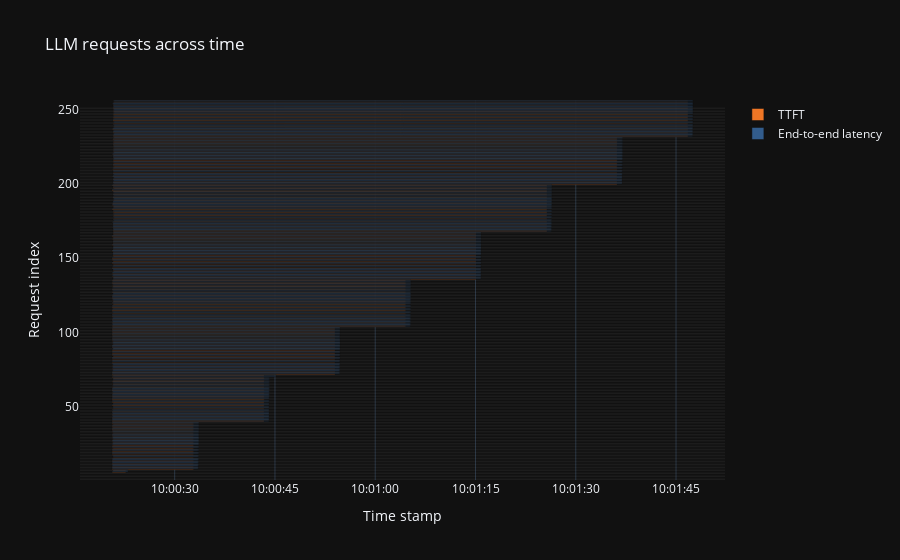

The cell this chart's notebook holds for it:
### Code cell
plot_requests_gantt_chart(df_user).show()

### Figure 1 — Plotly figure (JSON) as saved in the notebook; plotly's stock layout.template omitted (floating-point values rounded to 4 significant figures; data arrays with more than 128 entries replaced by an {"elided": "..."} marker saying what was removed)
{"data": [{"base": {"elided": "251 str values"}, "marker": {"color": "#ee7625"}, "name": "TTFT", "orientation": "h", "type": "bar", "x": {"elided": "251 float values"}, "y": {"elided": "251 int values"}}, {"base": {"elided": "251 str values"}, "marker": {"color": "#325c8c"}, "name": "End-to-end latency", "orientation": "h", "type": "bar", "x": {"elided": "251 float values"}, "y": {"elided": "251 int values"}}], "layout": {"shapes": [{"fillcolor": "grey", "line": {"width": 0}, "opacity": 0.1, "type": "rect", "x0": 0, "x1": 1, "xref": "x domain", "y0": 0.5, "y1": 1.5, "yref": "y"}, {"fillcolor": "grey", "line": {"width": 0}, "opacity": 0.1, "type": "rect", "x0": 0, "x1": 1, "xref": "x domain", "y0": 2.5, "y1": 3.5, "yref": "y"}, {"fillcolor": "grey", "line": {"width": 0}, "opacity": 0.1, "type": "rect", "x0": 0, "x1": 1, "xref": "x domain", "y0": 4.5, "y1": 5.5, "yref": "y"}, {"fillcolor": "grey", "line": {"width": 0}, "opacity": 0.1, "type": "rect", "x0": 0, "x1": 1, "xref": "x domain", "y0": 6.5, "y1": 7.5, "yref": "y"}, {"fillcolor": "grey", "line": {"width": 0}, "opacity": 0.1, "type": "rect", "x0": 0, "x1": 1, "xref": "x domain", "y0": 8.5, "y1": 9.5, "yref": "y"}, {"fillcolor": "grey", "line": {"width": 0}, "opacity": 0.1, "type": "rect", "x0": 0, "x1": 1, "xref": "x domain", "y0": 10.5, "y1": 11.5, "yref": "y"}, {"fillcolor": "grey", "line": {"width": 0}, "opacity": 0.1, "type": "rect", "x0": 0, "x1": 1, "xref": "x domain", "y0": 12.5, "y1": 13.5, "yref": "y"}, {"fillcolor": "grey", "line": {"width": 0}, "opacity": 0.1, "type": "rect", "x0": 0, "x1": 1, "xref": "x domain", "y0": 14.5, "y1": 15.5, "yref": "y"}, {"fillcolor": "grey", "line": {"width": 0}, "opacity": 0.1, "type": "rect", "x0": 0, "x1": 1, "xref": "x domain", "y0": 16.5, "y1": 17.5, "yref": "y"}, {"fillcolor": "grey", "line": {"width": 0}, "opacity": 0.1, "type": "rect", "x0": 0, "x1": 1, "xref": "x domain", "y0": 18.5, "y1": 19.5, "yref": "y"}, {"fillcolor": "grey", "line": {"width": 0}, "opacity": 0.1, "type": "rect", "x0": 0, "x1": 1, "xref": "x domain", "y0": 20.5, "y1": 21.5, "yref": "y"}, {"fillcolor": "grey", "line": {"width": 0}, "opacity": 0.1, "type": "rect", "x0": 0, "x1": 1, "xref": "x domain", "y0": 22.5, "y1": 23.5, "yref": "y"}, {"fillcolor": "grey", "line": {"width": 0}, "opacity": 0.1, "type": "rect", "x0": 0, "x1": 1, "xref": "x domain", "y0": 24.5, "y1": 25.5, "yref": "y"}, {"fillcolor": "grey", "line": {"width": 0}, "opacity": 0.1, "type": "rect", "x0": 0, "x1": 1, "xref": "x domain", "y0": 26.5, "y1": 27.5, "yref": "y"}, {"fillcolor": "grey", "line": {"width": 0}, "opacity": 0.1, "type": "rect", "x0": 0, "x1": 1, "xref": "x domain", "y0": 28.5, "y1": 29.5, "yref": "y"}, {"fillcolor": "grey", "line": {"width": 0}, "opacity": 0.1, "type": "rect", "x0": 0, "x1": 1, "xref": "x domain", "y0": 30.5, "y1": 31.5, "yref": "y"}, {"fillcolor": "grey", "line": {"width": 0}, "opacity": 0.1, "type": "rect", "x0": 0, "x1": 1, "xref": "x domain", "y0": 32.5, "y1": 33.5, "yref": "y"}, {"fillcolor": "grey", "line": {"width": 0}, "opacity": 0.1, "type": "rect", "x0": 0, "x1": 1, "xref": "x domain", "y0": 34.5, "y1": 35.5, "yref": "y"}, {"fillcolor": "grey", "line": {"width": 0}, "opacity": 0.1, "type": "rect", "x0": 0, "x1": 1, "xref": "x domain", "y0": 36.5, "y1": 37.5, "yref": "y"}, {"fillcolor": "grey", "line": {"width": 0}, "opacity": 0.1, "type": "rect", "x0": 0, "x1": 1, "xref": "x domain", "y0": 38.5, "y1": 39.5, "yref": "y"}, {"fillcolor": "grey", "line": {"width": 0}, "opacity": 0.1, "type": "rect", "x0": 0, "x1": 1, "xref": "x domain", "y0": 40.5, "y1": 41.5, "yref": "y"}, {"fillcolor": "grey", "line": {"width": 0}, "opacity": 0.1, "type": "rect", "x0": 0, "x1": 1, "xref": "x domain", "y0": 42.5, "y1": 43.5, "yref": "y"}, {"fillcolor": "grey", "line": {"width": 0}, "opacity": 0.1, "type": "rect", "x0": 0, "x1": 1, "xref": "x domain", "y0": 44.5, "y1": 45.5, "yref": "y"}, {"fillcolor": "grey", "line": {"width": 0}, "opacity": 0.1, "type": "rect", "x0": 0, "x1": 1, "xref": "x domain", "y0": 46.5, "y1": 47.5, "yref": "y"}, {"fillcolor": "grey", "line": {"width": 0}, "opacity": 0.1, "type": "rect", "x0": 0, "x1": 1, "xref": "x domain", "y0": 48.5, "y1": 49.5, "yref": "y"}, {"fillcolor": "grey", "line": {"width": 0}, "opacity": 0.1, "type": "rect", "x0": 0, "x1": 1, "xref": "x domain", "y0": 50.5, "y1": 51.5, "yref": "y"}, {"fillcolor": "grey", "line": {"width": 0}, "opacity": 0.1, "type": "rect", "x0": 0, "x1": 1, "xref": "x domain", "y0": 52.5, "y1": 53.5, "yref": "y"}, {"fillcolor": "grey", "line": {"width": 0}, "opacity": 0.1, "type": "rect", "x0": 0, "x1": 1, "xref": "x domain", "y0": 54.5, "y1": 55.5, "yref": "y"}, {"fillcolor": "grey", "line": {"width": 0}, "opacity": 0.1, "type": "rect", "x0": 0, "x1": 1, "xref": "x domain", "y0": 56.5, "y1": 57.5, "yref": "y"}, {"fillcolor": "grey", "line": {"width": 0}, "opacity": 0.1, "type": "rect", "x0": 0, "x1": 1, "xref": "x domain", "y0": 58.5, "y1": 59.5, "yref": "y"}, {"fillcolor": "grey", "line": {"width": 0}, "opacity": 0.1, "type": "rect", "x0": 0, "x1": 1, "xref": "x domain", "y0": 60.5, "y1": 61.5, "yref": "y"}, {"fillcolor": "grey", "line": {"width": 0}, "opacity": 0.1, "type": "rect", "x0": 0, "x1": 1, "xref": "x domain", "y0": 62.5, "y1": 63.5, "yref": "y"}, {"fillcolor": "grey", "line": {"width": 0}, "opacity": 0.1, "type": "rect", "x0": 0, "x1": 1, "xref": "x domain", "y0": 64.5, "y1": 65.5, "yref": "y"}, {"fillcolor": "grey", "line": {"width": 0}, "opacity": 0.1, "type": "rect", "x0": 0, "x1": 1, "xref": "x domain", "y0": 66.5, "y1": 67.5, "yref": "y"}, {"fillcolor": "grey", "line": {"width": 0}, "opacity": 0.1, "type": "rect", "x0": 0, "x1": 1, "xref": "x domain", "y0": 68.5, "y1": 69.5, "yref": "y"}, {"fillcolor": "grey", "line": {"width": 0}, "opacity": 0.1, "type": "rect", "x0": 0, "x1": 1, "xref": "x domain", "y0": 70.5, "y1": 71.5, "yref": "y"}, {"fillcolor": "grey", "line": {"width": 0}, "opacity": 0.1, "type": "rect", "x0": 0, "x1": 1, "xref": "x domain", "y0": 72.5, "y1": 73.5, "yref": "y"}, {"fillcolor": "grey", "line": {"width": 0}, "opacity": 0.1, "type": "rect", "x0": 0, "x1": 1, "xref": "x domain", "y0": 74.5, "y1": 75.5, "yref": "y"}, {"fillcolor": "grey", "line": {"width": 0}, "opacity": 0.1, "type": "rect", "x0": 0, "x1": 1, "xref": "x domain", "y0": 76.5, "y1": 77.5, "yref": "y"}, {"fillcolor": "grey", "line": {"width": 0}, "opacity": 0.1, "type": "rect", "x0": 0, "x1": 1, "xref": "x domain", "y0": 78.5, "y1": 79.5, "yref": "y"}, {"fillcolor": "grey", "line": {"width": 0}, "opacity": 0.1, "type": "rect", "x0": 0, "x1": 1, "xref": "x domain", "y0": 80.5, "y1": 81.5, "yref": "y"}, {"fillcolor": "grey", "line": {"width": 0}, "opacity": 0.1, "type": "rect", "x0": 0, "x1": 1, "xref": "x domain", "y0": 82.5, "y1": 83.5, "yref": "y"}, {"fillcolor": "grey", "line": {"width": 0}, "opacity": 0.1, "type": "rect", "x0": 0, "x1": 1, "xref": "x domain", "y0": 84.5, "y1": 85.5, "yref": "y"}, {"fillcolor": "grey", "line": {"width": 0}, "opacity": 0.1, "type": "rect", "x0": 0, "x1": 1, "xref": "x domain", "y0": 86.5, "y1": 87.5, "yref": "y"}, {"fillcolor": "grey", "line": {"width": 0}, "opacity": 0.1, "type": "rect", "x0": 0, "x1": 1, "xref": "x domain", "y0": 88.5, "y1": 89.5, "yref": "y"}, {"fillcolor": "grey", "line": {"width": 0}, "opacity": 0.1, "type": "rect", "x0": 0, "x1": 1, "xref": "x domain", "y0": 90.5, "y1": 91.5, "yref": "y"}, {"fillcolor": "grey", "line": {"width": 0}, "opacity": 0.1, "type": "rect", "x0": 0, "x1": 1, "xref": "x domain", "y0": 92.5, "y1": 93.5, "yref": "y"}, {"fillcolor": "grey", "line": {"width": 0}, "opacity": 0.1, "type": "rect", "x0": 0, "x1": 1, "xref": "x domain", "y0": 94.5, "y1": 95.5, "yref": "y"}, {"fillcolor": "grey", "line": {"width": 0}, "opacity": 0.1, "type": "rect", "x0": 0, "x1": 1, "xref": "x domain", "y0": 96.5, "y1": 97.5, "yref": "y"}, {"fillcolor": "grey", "line": {"width": 0}, "opacity": 0.1, "type": "rect", "x0": 0, "x1": 1, "xref": "x domain", "y0": 98.5, "y1": 99.5, "yref": "y"}, {"fillcolor": "grey", "line": {"width": 0}, "opacity": 0.1, "type": "rect", "x0": 0, "x1": 1, "xref": "x domain", "y0": 100.5, "y1": 101.5, "yref": "y"}, {"fillcolor": "grey", "line": {"width": 0}, "opacity": 0.1, "type": "rect", "x0": 0, "x1": 1, "xref": "x domain", "y0": 102.5, "y1": 103.5, "yref": "y"}, {"fillcolor": "grey", "line": {"width": 0}, "opacity": 0.1, "type": "rect", "x0": 0, "x1": 1, "xref": "x domain", "y0": 104.5, "y1": 105.5, "yref": "y"}, {"fillcolor": "grey", "line": {"width": 0}, "opacity": 0.1, "type": "rect", "x0": 0, "x1": 1, "xref": "x domain", "y0": 106.5, "y1": 107.5, "yref": "y"}, {"fillcolor": "grey", "line": {"width": 0}, "opacity": 0.1, "type": "rect", "x0": 0, "x1": 1, "xref": "x domain", "y0": 108.5, "y1": 109.5, "yref": "y"}, {"fillcolor": "grey", "line": {"width": 0}, "opacity": 0.1, "type": "rect", "x0": 0, "x1": 1, "xref": "x domain", "y0": 110.5, "y1": 111.5, "yref": "y"}, {"fillcolor": "grey", "line": {"width": 0}, "opacity": 0.1, "type": "rect", "x0": 0, "x1": 1, "xref": "x domain", "y0": 112.5, "y1": 113.5, "yref": "y"}, {"fillcolor": "grey", "line": {"width": 0}, "opacity": 0.1, "type": "rect", "x0": 0, "x1": 1, "xref": "x domain", "y0": 114.5, "y1": 115.5, "yref": "y"}, {"fillcolor": "grey", "line": {"width": 0}, "opacity": 0.1, "type": "rect", "x0": 0, "x1": 1, "xref": "x domain", "y0": 116.5, "y1": 117.5, "yref": "y"}, {"fillcolor": "grey", "line": {"width": 0}, "opacity": 0.1, "type": "rect", "x0": 0, "x1": 1, "xref": "x domain", "y0": 118.5, "y1": 119.5, "yref": "y"}, {"fillcolor": "grey", "line": {"width": 0}, "opacity": 0.1, "type": "rect", "x0": 0, "x1": 1, "xref": "x domain", "y0": 120.5, "y1": 121.5, "yref": "y"}, {"fillcolor": "grey", "line": {"width": 0}, "opacity": 0.1, "type": "rect", "x0": 0, "x1": 1, "xref": "x domain", "y0": 122.5, "y1": 123.5, "yref": "y"}, {"fillcolor": "grey", "line": {"width": 0}, "opacity": 0.1, "type": "rect", "x0": 0, "x1": 1, "xref": "x domain", "y0": 124.5, "y1": 125.5, "yref": "y"}, {"fillcolor": "grey", "line": {"width": 0}, "opacity": 0.1, "type": "rect", "x0": 0, "x1": 1, "xref": "x domain", "y0": 126.5, "y1": 127.5, "yref": "y"}, {"fillcolor": "grey", "line": {"width": 0}, "opacity": 0.1, "type": "rect", "x0": 0, "x1": 1, "xref": "x domain", "y0": 128.5, "y1": 129.5, "yref": "y"}, {"fillcolor": "grey", "line": {"width": 0}, "opacity": 0.1, "type": "rect", "x0": 0, "x1": 1, "xref": "x domain", "y0": 130.5, "y1": 131.5, "yref": "y"}, {"fillcolor": "grey", "line": {"width": 0}, "opacity": 0.1, "type": "rect", "x0": 0, "x1": 1, "xref": "x domain", "y0": 132.5, "y1": 133.5, "yref": "y"}, {"fillcolor": "grey", "line": {"width": 0}, "opacity": 0.1, "type": "rect", "x0": 0, "x1": 1, "xref": "x domain", "y0": 134.5, "y1": 135.5, "yref": "y"}, {"fillcolor": "grey", "line": {"width": 0}, "opacity": 0.1, "type": "rect", "x0": 0, "x1": 1, "xref": "x domain", "y0": 136.5, "y1": 137.5, "yref": "y"}, {"fillcolor": "grey", "line": {"width": 0}, "opacity": 0.1, "type": "rect", "x0": 0, "x1": 1, "xref": "x domain", "y0": 138.5, "y1": 139.5, "yref": "y"}, {"fillcolor": "grey", "line": {"width": 0}, "opacity": 0.1, "type": "rect", "x0": 0, "x1": 1, "xref": "x domain", "y0": 140.5, "y1": 141.5, "yref": "y"}, {"fillcolor": "grey", "line": {"width": 0}, "opacity": 0.1, "type": "rect", "x0": 0, "x1": 1, "xref": "x domain", "y0": 142.5, "y1": 143.5, "yref": "y"}, {"fillcolor": "grey", "line": {"width": 0}, "opacity": 0.1, "type": "rect", "x0": 0, "x1": 1, "xref": "x domain", "y0": 144.5, "y1": 145.5, "yref": "y"}, {"fillcolor": "grey", "line": {"width": 0}, "opacity": 0.1, "type": "rect", "x0": 0, "x1": 1, "xref": "x domain", "y0": 146.5, "y1": 147.5, "yref": "y"}, {"fillcolor": "grey", "line": {"width": 0}, "opacity": 0.1, "type": "rect", "x0": 0, "x1": 1, "xref": "x domain", "y0": 148.5, "y1": 149.5, "yref": "y"}, {"fillcolor": "grey", "line": {"width": 0}, "opacity": 0.1, "type": "rect", "x0": 0, "x1": 1, "xref": "x domain", "y0": 150.5, "y1": 151.5, "yref": "y"}, {"fillcolor": "grey", "line": {"width": 0}, "opacity": 0.1, "type": "rect", "x0": 0, "x1": 1, "xref": "x domain", "y0": 152.5, "y1": 153.5, "yref": "y"}, {"fillcolor": "grey", "line": {"width": 0}, "opacity": 0.1, "type": "rect", "x0": 0, "x1": 1, "xref": "x domain", "y0": 154.5, "y1": 155.5, "yref": "y"}, {"fillcolor": "grey", "line": {"width": 0}, "opacity": 0.1, "type": "rect", "x0": 0, "x1": 1, "xref": "x domain", "y0": 156.5, "y1": 157.5, "yref": "y"}, {"fillcolor": "grey", "line": {"width": 0}, "opacity": 0.1, "type": "rect", "x0": 0, "x1": 1, "xref": "x domain", "y0": 158.5, "y1": 159.5, "yref": "y"}, {"fillcolor": "grey", "line": {"width": 0}, "opacity": 0.1, "type": "rect", "x0": 0, "x1": 1, "xref": "x domain", "y0": 160.5, "y1": 161.5, "yref": "y"}, {"fillcolor": "grey", "line": {"width": 0}, "opacity": 0.1, "type": "rect", "x0": 0, "x1": 1, "xref": "x domain", "y0": 162.5, "y1": 163.5, "yref": "y"}, {"fillcolor": "grey", "line": {"width": 0}, "opacity": 0.1, "type": "rect", "x0": 0, "x1": 1, "xref": "x domain", "y0": 164.5, "y1": 165.5, "yref": "y"}, {"fillcolor": "grey", "line": {"width": 0}, "opacity": 0.1, "type": "rect", "x0": 0, "x1": 1, "xref": "x domain", "y0": 166.5, "y1": 167.5, "yref": "y"}, {"fillcolor": "grey", "line": {"width": 0}, "opacity": 0.1, "type": "rect", "x0": 0, "x1": 1, "xref": "x domain", "y0": 168.5, "y1": 169.5, "yref": "y"}, {"fillcolor": "grey", "line": {"width": 0}, "opacity": 0.1, "type": "rect", "x0": 0, "x1": 1, "xref": "x domain", "y0": 170.5, "y1": 171.5, "yref": "y"}, {"fillcolor": "grey", "line": {"width": 0}, "opacity": 0.1, "type": "rect", "x0": 0, "x1": 1, "xref": "x domain", "y0": 172.5, "y1": 173.5, "yref": "y"}, {"fillcolor": "grey", "line": {"width": 0}, "opacity": 0.1, "type": "rect", "x0": 0, "x1": 1, "xref": "x domain", "y0": 174.5, "y1": 175.5, "yref": "y"}, {"fillcolor": "grey", "line": {"width": 0}, "opacity": 0.1, "type": "rect", "x0": 0, "x1": 1, "xref": "x domain", "y0": 176.5, "y1": 177.5, "yref": "y"}, {"fillcolor": "grey", "line": {"width": 0}, "opacity": 0.1, "type": "rect", "x0": 0, "x1": 1, "xref": "x domain", "y0": 178.5, "y1": 179.5, "yref": "y"}, {"fillcolor": "grey", "line": {"width": 0}, "opacity": 0.1, "type": "rect", "x0": 0, "x1": 1, "xref": "x domain", "y0": 180.5, "y1": 181.5, "yref": "y"}, {"fillcolor": "grey", "line": {"width": 0}, "opacity": 0.1, "type": "rect", "x0": 0, "x1": 1, "xref": "x domain", "y0": 182.5, "y1": 183.5, "yref": "y"}, {"fillcolor": "grey", "line": {"width": 0}, "opacity": 0.1, "type": "rect", "x0": 0, "x1": 1, "xref": "x domain", "y0": 184.5, "y1": 185.5, "yref": "y"}, {"fillcolor": "grey", "line": {"width": 0}, "opacity": 0.1, "type": "rect", "x0": 0, "x1": 1, "xref": "x domain", "y0": 186.5, "y1": 187.5, "yref": "y"}, {"fillcolor": "grey", "line": {"width": 0}, "opacity": 0.1, "type": "rect", "x0": 0, "x1": 1, "xref": "x domain", "y0": 188.5, "y1": 189.5, "yref": "y"}, {"fillcolor": "grey", "line": {"width": 0}, "opacity": 0.1, "type": "rect", "x0": 0, "x1": 1, "xref": "x domain", "y0": 190.5, "y1": 191.5, "yref": "y"}, {"fillcolor": "grey", "line": {"width": 0}, "opacity": 0.1, "type": "rect", "x0": 0, "x1": 1, "xref": "x domain", "y0": 192.5, "y1": 193.5, "yref": "y"}, {"fillcolor": "grey", "line": {"width": 0}, "opacity": 0.1, "type": "rect", "x0": 0, "x1": 1, "xref": "x domain", "y0": 194.5, "y1": 195.5, "yref": "y"}, {"fillcolor": "grey", "line": {"width": 0}, "opacity": 0.1, "type": "rect", "x0": 0, "x1": 1, "xref": "x domain", "y0": 196.5, "y1": 197.5, "yref": "y"}, {"fillcolor": "grey", "line": {"width": 0}, "opacity": 0.1, "type": "rect", "x0": 0, "x1": 1, "xref": "x domain", "y0": 198.5, "y1": 199.5, "yref": "y"}, {"fillcolor": "grey", "line": {"width": 0}, "opacity": 0.1, "type": "rect", "x0": 0, "x1": 1, "xref": "x domain", "y0": 200.5, "y1": 201.5, "yref": "y"}, {"fillcolor": "grey", "line": {"width": 0}, "opacity": 0.1, "type": "rect", "x0": 0, "x1": 1, "xref": "x domain", "y0": 202.5, "y1": 203.5, "yref": "y"}, {"fillcolor": "grey", "line": {"width": 0}, "opacity": 0.1, "type": "rect", "x0": 0, "x1": 1, "xref": "x domain", "y0": 204.5, "y1": 205.5, "yref": "y"}, {"fillcolor": "grey", "line": {"width": 0}, "opacity": 0.1, "type": "rect", "x0": 0, "x1": 1, "xref": "x domain", "y0": 206.5, "y1": 207.5, "yref": "y"}, {"fillcolor": "grey", "line": {"width": 0}, "opacity": 0.1, "type": "rect", "x0": 0, "x1": 1, "xref": "x domain", "y0": 208.5, "y1": 209.5, "yref": "y"}, {"fillcolor": "grey", "line": {"width": 0}, "opacity": 0.1, "type": "rect", "x0": 0, "x1": 1, "xref": "x domain", "y0": 210.5, "y1": 211.5, "yref": "y"}, {"fillcolor": "grey", "line": {"width": 0}, "opacity": 0.1, "type": "rect", "x0": 0, "x1": 1, "xref": "x domain", "y0": 212.5, "y1": 213.5, "yref": "y"}, {"fillcolor": "grey", "line": {"width": 0}, "opacity": 0.1, "type": "rect", "x0": 0, "x1": 1, "xref": "x domain", "y0": 214.5, "y1": 215.5, "yref": "y"}, {"fillcolor": "grey", "line": {"width": 0}, "opacity": 0.1, "type": "rect", "x0": 0, "x1": 1, "xref": "x domain", "y0": 216.5, "y1": 217.5, "yref": "y"}, {"fillcolor": "grey", "line": {"width": 0}, "opacity": 0.1, "type": "rect", "x0": 0, "x1": 1, "xref": "x domain", "y0": 218.5, "y1": 219.5, "yref": "y"}, {"fillcolor": "grey", "line": {"width": 0}, "opacity": 0.1, "type": "rect", "x0": 0, "x1": 1, "xref": "x domain", "y0": 220.5, "y1": 221.5, "yref": "y"}, {"fillcolor": "grey", "line": {"width": 0}, "opacity": 0.1, "type": "rect", "x0": 0, "x1": 1, "xref": "x domain", "y0": 222.5, "y1": 223.5, "yref": "y"}, {"fillcolor": "grey", "line": {"width": 0}, "opacity": 0.1, "type": "rect", "x0": 0, "x1": 1, "xref": "x domain", "y0": 224.5, "y1": 225.5, "yref": "y"}, {"fillcolor": "grey", "line": {"width": 0}, "opacity": 0.1, "type": "rect", "x0": 0, "x1": 1, "xref": "x domain", "y0": 226.5, "y1": 227.5, "yref": "y"}, {"fillcolor": "grey", "line": {"width": 0}, "opacity": 0.1, "type": "rect", "x0": 0, "x1": 1, "xref": "x domain", "y0": 228.5, "y1": 229.5, "yref": "y"}, {"fillcolor": "grey", "line": {"width": 0}, "opacity": 0.1, "type": "rect", "x0": 0, "x1": 1, "xref": "x domain", "y0": 230.5, "y1": 231.5, "yref": "y"}, {"fillcolor": "grey", "line": {"width": 0}, "opacity": 0.1, "type": "rect", "x0": 0, "x1": 1, "xref": "x domain", "y0": 232.5, "y1": 233.5, "yref": "y"}, {"fillcolor": "grey", "line": {"width": 0}, "opacity": 0.1, "type": "rect", "x0": 0, "x1": 1, "xref": "x domain", "y0": 234.5, "y1": 235.5, "yref": "y"}, {"fillcolor": "grey", "line": {"width": 0}, "opacity": 0.1, "type": "rect", "x0": 0, "x1": 1, "xref": "x domain", "y0": 236.5, "y1": 237.5, "yref": "y"}, {"fillcolor": "grey", "line": {"width": 0}, "opacity": 0.1, "type": "rect", "x0": 0, "x1": 1, "xref": "x domain", "y0": 238.5, "y1": 239.5, "yref": "y"}, {"fillcolor": "grey", "line": {"width": 0}, "opacity": 0.1, "type": "rect", "x0": 0, "x1": 1, "xref": "x domain", "y0": 240.5, "y1": 241.5, "yref": "y"}, {"fillcolor": "grey", "line": {"width": 0}, "opacity": 0.1, "type": "rect", "x0": 0, "x1": 1, "xref": "x domain", "y0": 242.5, "y1": 243.5, "yref": "y"}, {"fillcolor": "grey", "line": {"width": 0}, "opacity": 0.1, "type": "rect", "x0": 0, "x1": 1, "xref": "x domain", "y0": 244.5, "y1": 245.5, "yref": "y"}, {"fillcolor": "grey", "line": {"width": 0}, "opacity": 0.1, "type": "rect", "x0": 0, "x1": 1, "xref": "x domain", "y0": 246.5, "y1": 247.5, "yref": "y"}, {"fillcolor": "grey", "line": {"width": 0}, "opacity": 0.1, "type": "rect", "x0": 0, "x1": 1, "xref": "x domain", "y0": 248.5, "y1": 249.5, "yref": "y"}, {"fillcolor": "grey", "line": {"width": 0}, "opacity": 0.1, "type": "rect", "x0": 0, "x1": 1, "xref": "x domain", "y0": 250.5, "y1": 251.5, "yref": "y"}], "title": {"text": "LLM requests across time"}, "xaxis": {"hoverformat": "%H:%M:%S.%2f", "tickformat": "%H:%M:%S", "title": {"text": "Time stamp"}, "type": "date"}, "yaxis": {"title": {"text": "Request index"}}}}
